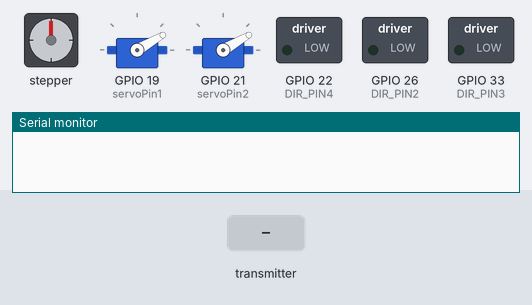
Bench run of a sketch on a simulated ESP32. On the bench: stepper motor, 2 × servo, switched loads named in the sketch (green lamp = pin HIGH), the last lines printed to the serial monitor. Wiring (inferred from the names in the program): stepper motor driver (200 steps per turn assumed): step GPIO 27; direction GPIO 14. Inputs (shaded band) come from the test bench. Pins used as bus, display or sensor lines are not drawn.

Above: at 1.2 s.
1.3 s: the transmitter starts sending serv1_ = 1024
At 1.7 s:
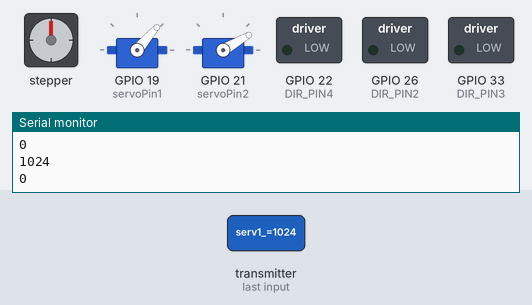
At 3.3 s:
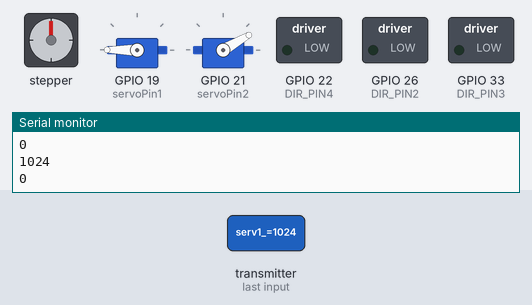
3.9 s: the transmitter starts sending h1_ = 2048
At 4.7 s:
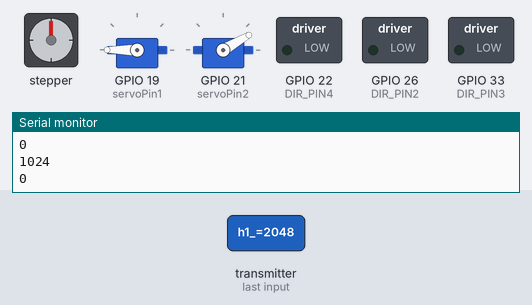
5.9 s: the transmitter starts sending x_ = 1024
Timing chart, 0 to 14.4 s (numbered marks = the images above; inputs shaded):
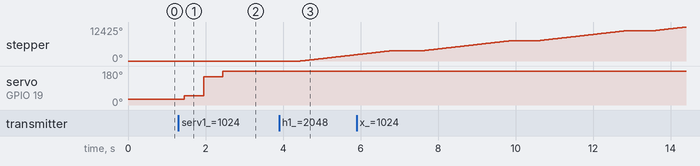

Measured:
- after the input at 1.3 s, servo on GPIO 19 (servoPin1): 30° → 49° after 0.15 s, → 149° 0.50 s later, → 180° 0.50 s later
- after the input at 3.9 s, stepper: keeps turning clockwise at about 1609°/s, starting after 0.55 s

The sketch:

manipulator.ino
```cpp
#include <esp_now.h>
#include <WiFi.h>
#include <ESP32Servo.h>
#include "manipulator.h"
// 1 - +вверх, -вниз, 400 шаг/об
// 2 - +по часовой, -против часовой, 6400
// 3 - +по часовой, -против часовой, 6400
// 4 - +вниз, -вверх, 3200
#define STEP_PIN1 27   // Пин для STEP
#define DIR_PIN1 14  // Пин для DIR
#define STEP_PIN2 25   // Пин для STEP
#define DIR_PIN2 26  // Пин для DIR
#define STEP_PIN3 32   // Пин для STEP
#define DIR_PIN3 33  // Пин для DIR
#define STEP_PIN4 23   // Пин для STEP
#define DIR_PIN4 22  // Пин для DIR
manipulator manipulator1(STEP_PIN1, DIR_PIN1, 360, 500);
manipulator manipulator2(STEP_PIN2, DIR_PIN2, 6400, 2000);
manipulator manipulator3(STEP_PIN4, DIR_PIN4, 6400, 2000);
manipulator manipulator4(STEP_PIN3, DIR_PIN3, 360, 500);

static const int servoPin1 = 19;
static const int servoPin2 = 21;
Servo servo1;
Servo servo2;
int rot1=30, rot2=30;

typedef struct struct_message {
  int x_;
  int y_;
  int h1_;
  int h2_;
  int serv1_;
  int serv2_;
} struct_message;
struct_message myData;
float x, y, h1, h2, serv1, serv2;
int a1_now=0, a2_now=180;
int f1=0, f2=180;
bool send=false;
void OnDataRecv(const uint8_t * mac, const uint8_t *incomingData, int len) {
  memcpy(&myData, incomingData, sizeof(myData));
  Serial.print("Print: ");
  Serial.println(myData.x_);
  Serial.println(myData.y_);
  Serial.println(myData.h1_);
  Serial.println(myData.h2_);
  Serial.println(myData.serv1_);
  Serial.println(myData.serv2_);
  x=myData.x_;
  y=myData.y_;
  h1=myData.h1_;
  h2=myData.h2_;
  serv1=myData.serv1_;
  serv2=myData.serv2_;
  send=true;
}

void setup() {
  Serial.begin(115200);
  WiFi.mode(WIFI_STA);
  if (esp_now_init() != ESP_OK) {
    Serial.println("Error initializing ESP-NOW");
    return;
  }
  esp_now_register_recv_cb(esp_now_recv_cb_t(OnDataRecv));
  servo1.attach(servoPin1);
  servo2.attach(servoPin2);
  servo1.write(rot1);
  servo2.write(rot2);
}

void loop() {
  if (send)
  {
    if (x!=0 || y!=0 )
    {
      math();
      manipulator2.stepMotor(f1-a1_now);
      delay(500);
      manipulator3.stepMotor(f2-a2_now);
      delay(100);
    }
    manipulator1.stepMotor(h1);
    delay(100);
    manipulator4.stepMotor(-h2);
    f1=a1_now;
    f2=a2_now;
    send=false;
    if(serv2==2) servo2.write(80);
    if(serv2==1) servo2.write(30);
    rot1+=serv1;
    servo1.write(rot1);

  }

}
void math()
{
  int i,j;
  float x0,y0;
  float delta=5.0, delta_now;
  int a1=-1, a2=-1;
  float x1= 12 * cos(a1_now / 180.0 * M_PI) - 15 * cos((a1_now + a2_now) / 180.0 * M_PI);
  float y1 = 12 * sin(a1_now / 180.0 * M_PI) - 15 * sin((a1_now + a2_now) / 180.0 * M_PI);
  for (i = 0; i < 180; i++)
  {
    for (j = 0; j < 360; j++)
    {
      x0 = 12 * cos(i / 180.0 * M_PI) - 15 * cos((i + j) / 180.0 * M_PI);
      y0 = 12 * sin(i / 180.0 * M_PI) - 15 * sin((i + j) / 180.0 * M_PI);
      delta_now = abs(x0 - (x+x1)) + abs(y0 - (y+y1));
      if (delta>delta_now || delta_now==0)
      {
        a1 = i;
        a2 = j;
        delta = delta_now;
      }
    }
  }
  if (a1!=-1)
  {
    a1_now=a1;
    a2_now=a2;
  }
  Serial.print(f1-a1_now);
  Serial.print(" ");
  Serial.print(f2-a2_now);
}
```

manipulator.cpp
```cpp
#include "esp32-hal-gpio.h"
#include "manipulator.h"

manipulator::manipulator(int step_pin, int dir_pin, int step_on_360, int time)
{
  _time=time;
  _step360=step_on_360;
  _step_pin=step_pin;
  _dir_pin=dir_pin;
  pinMode(_step_pin, OUTPUT);
  pinMode(_dir_pin, OUTPUT);
}
void manipulator::stepMotor(int alpha)
{
  _alpha=alpha;
  if (_alpha == 0) return;
  _step1 = _step360 / (360 / _alpha);
  digitalWrite(_dir_pin, (_alpha>0));
  _step1=_step360/(360/_alpha);
  int i;
  for (i = 0; i < abs(_step1); i++) {
    digitalWrite(_step_pin, HIGH);
    delayMicroseconds(500); // Ширина импульса (500 мкс)
    digitalWrite(_step_pin, LOW);
    delayMicroseconds(_time);
    yield();
  }
}
```

manipulator.h
```cpp
#include "Arduino.h"

class manipulator
{
  public:
  manipulator(int step_pin, int dir_pin, int step_on_360, int time);
  void stepMotor(int alpha);

  private:
  int _step_pin, _dir_pin, _step360, _time;
  float _step1=0, _alpha;
};
```
